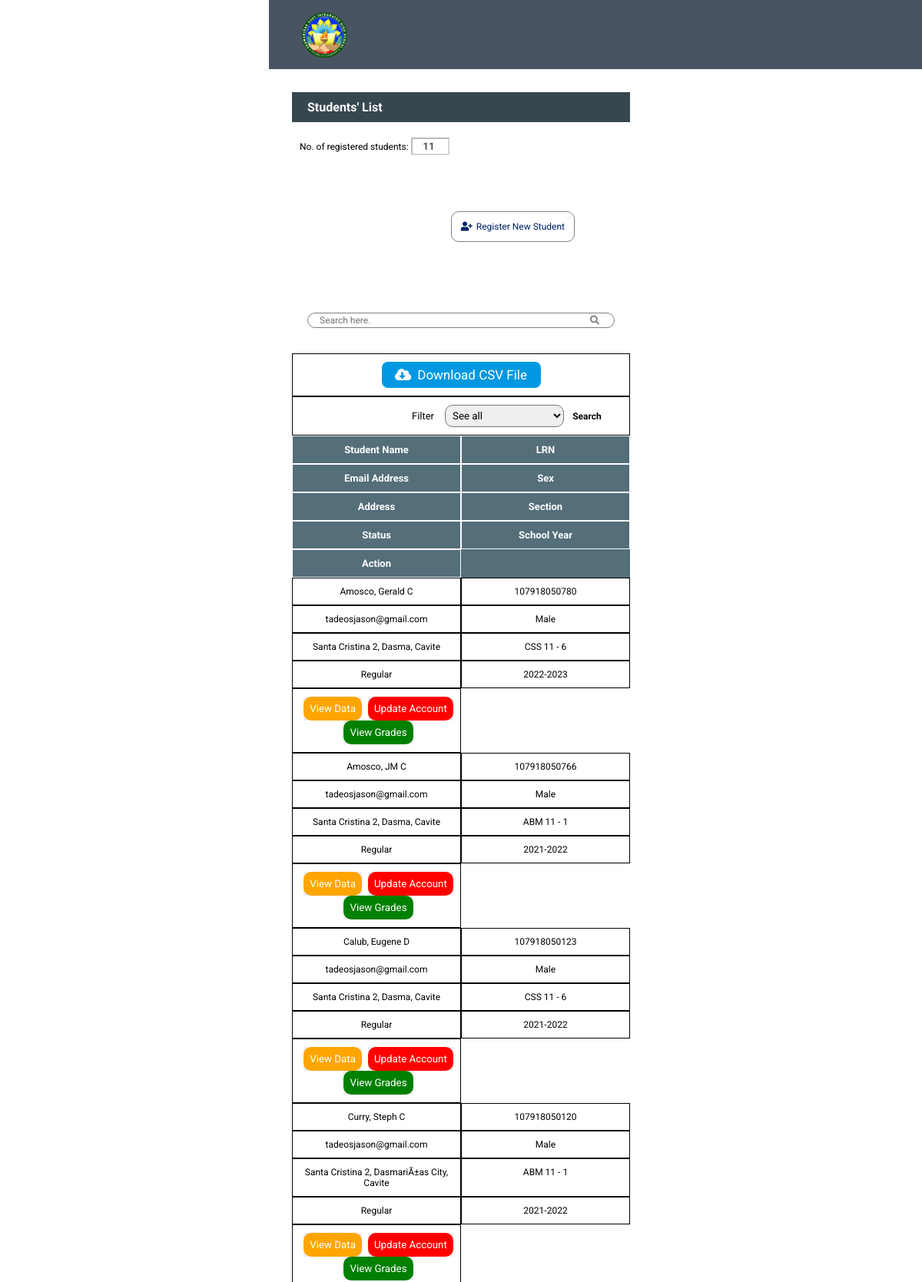
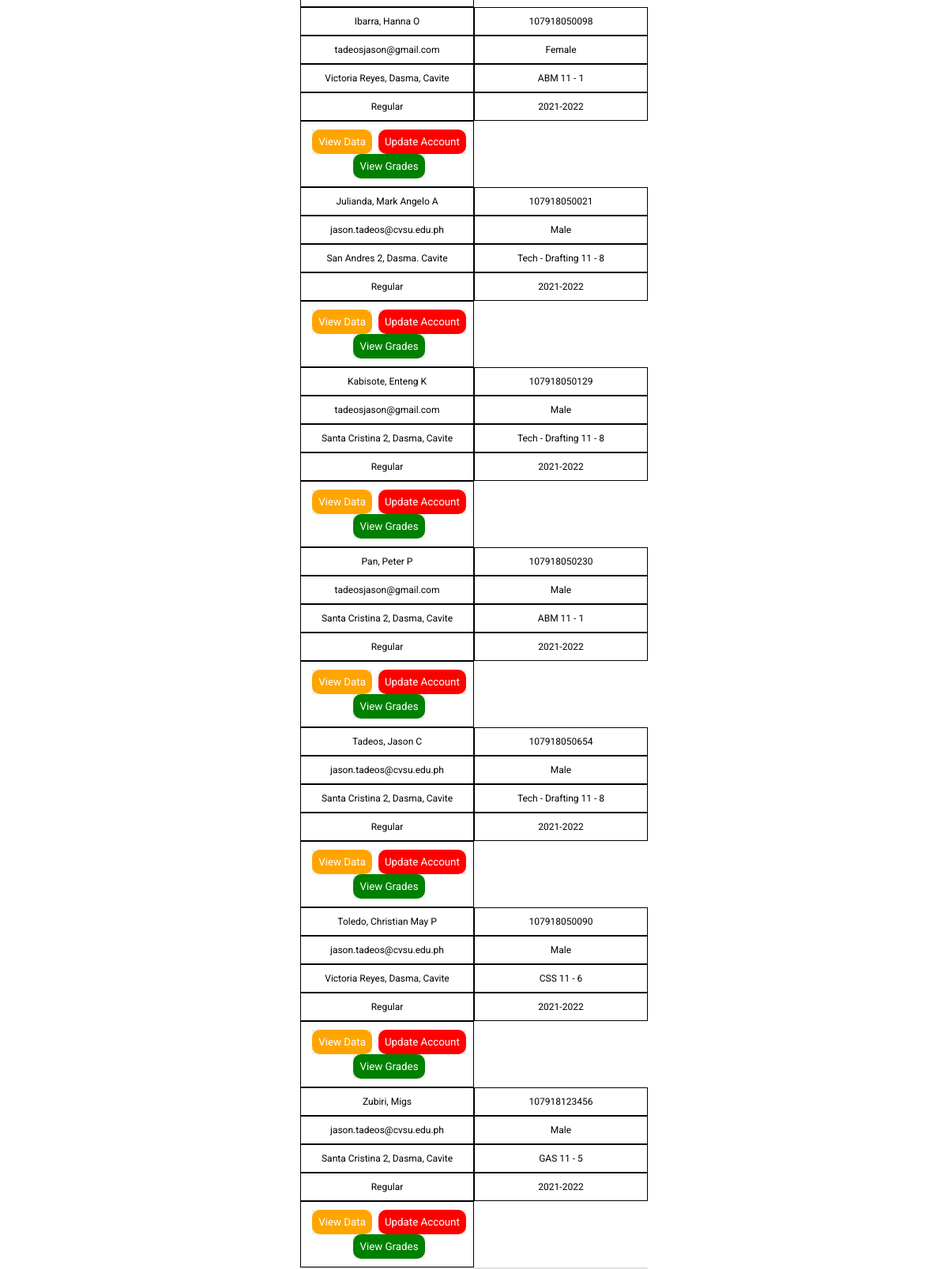
/Admin/studentslist.php, run on the app's committed database (2 pictures, top to bottom).
### tables this page shows
CREATE TABLE IF NOT EXISTS `tbl_student` (
`stud_ID` int(25) NOT NULL,
  `stud_firstname` varchar(255) NOT NULL,
  `stud_middleinitial` varchar(5) NOT NULL,
  `stud_lastname` varchar(255) NOT NULL,
  `stud_lrn` bigint(30) NOT NULL,
  `email_address` varchar(255) NOT NULL,
  `sex` varchar(10) NOT NULL,
  `bday` date NOT NULL,
  `student_address` varchar(255) NOT NULL,
  `student_guardian` varchar(255) NOT NULL,
  `guardian_contact_number` varchar(255) NOT NULL,
  `section_name` varchar(255) NOT NULL,
  `student_status` varchar(25) NOT NULL,
  `track_desc` varchar(255) NOT NULL,
  `strands_name` varchar(255) NOT NULL,
  `yearlevel_name` varchar(255) NOT NULL,
  `schoolyear` varchar(50) NOT NULL
);

### Admin/studentslist.php (the view, shortened to what this page needs)
<?php
include("../dbconnect.php");
$sql = mysqli_query($conn, "SELECT * FROM tbl_student ORDER BY stud_lastname ASC");
$sql1 = mysqli_query($conn, "SELECT COUNT(*) AS num FROM tbl_student");
$IDcount = mysqli_fetch_assoc($sql1);
?>
<!DOCTYPE html>
<html>
<head>
	<link rel="stylesheet" type="text/css" href="css/table_design.css">
	<link rel="stylesheet" type="text/css" href="css/mediascreen.css">
</head>
<body>
	<?php
		include('navbar.php')
	?>
	<div class="container">
		<div class="header">
			<h4>Students' List</h4>
			<div class="count1">
				<label for="count">No. of registered students: </label>
				<input type="number" id="count" align="right" name="count" value="<?php echo $IDcount['num']; ?>" disabled>
			</div>
			<div class="add-new">
				<a class="reg" href="registerstudent.php"><i class="fas fa-user-plus"></i>Register New Student</a>
			</div>
		</div>
		<form method="post">
			<div class="search">
				<input type="text" name="search" placeholder="Search here.">
				<button class="search" name="submit1"><i class="fas fa-search"></i></button>
			</div>
		</form>
			<div class="table">
				<table class="student-table" id="example">
					<tr>
						<td colspan="2">
							<form method="post" action="excel.php">
								<button name="export" class="btns">
									<i class="fas fa-cloud-download-alt"></i>Download CSV File
								</button>
							</form>
						</td>
						<td colspan="7">
						<form method="post" class="body">
							<div class="buttons">
								<label for="filter">Filter</label>
								<select name="section_name" id="filter">
								<option selected>See all</option>
								<input type="submit" name="submit" value="Search">
							</select>
							</div>
						</td>
					</tr>
					<tr class="head">
						<td align="left">Student Name</td>
						<td align="center">LRN</td>
						<td align="left">Email Address</td>
						<td>Sex</td>
						<td align="left">Address</td>
						<td align="center">Section</td>
						<td align="center">Status</td>
						<td align="center">School Year</td>
						<td align="center">Action</td>
					</tr>
			<?php
				while($list = mysqli_fetch_assoc($sql)){
			?>
				<tr class="content">
						<td align="left"><?php echo $list['stud_lastname'] .', ' .$list['stud_firstname'] .' ' .$list['stud_middleinitial']; ?></td>
						<td align="center"><?php echo $list['stud_lrn']; ?></td>
						<td align="left"><?php echo $list['email_address']; ?></td>
						<td><?php echo $list['sex']; ?></td>
						<td align="left"><?php echo $list['student_address']; ?></td>
						<td align="center"><?php echo $list['section_name']; ?></td>
						<td align="center"><?php echo $list['student_status']; ?></td>
						<td align="center"><?php echo $list['schoolyear']; ?></td>
						<td align="center">
							<div class="action">
								<button class="submit"><a href="viewstudent.php?sid=<?php echo $list['stud_ID']; ?>">View Data</a></button>
								<button class="view"><a href="updateStudPassword.php?sid=<?php echo $list['stud_ID']; ?>">Update Account</a></button>
								<button class="grades"><a href="studentgrades.php?sid=<?php echo $list['stud_ID']; ?>">View Grades</a></button>
							</div>
						</td>
				</tr>
			<?php }
			?>
				</table>
			</div>
	</div>
		<?php include 'scroll-up.php' ?>
</body>
</html>

### Admin/navbar.php (shortened to what this page needs)
<!DOCTYPE html>
<html>
<head>
    <link rel="stylesheet" type="text/css" href="css/styles.css">
    <link rel="stylesheet" href="https://cdnjs.cloudflare.com/ajax/libs/font-awesome/5.12.1/css/all.min.css">
  </head>
  <body>
    <header>
      <div class="inner-width">
       <a href="" class="logo"> <img  src="../Images/logo.png" alt="DEIHS SHS Department"></a>
      </div>
    </header>
  </body>
</html>

### Admin/scroll-up.php (shortened to what this page needs)
<!DOCTYPE html>
<html lang="en">
<head>
</head>
</body>
</html>

### Admin/css/table_design.css (style rules this page uses)
* { margin: 0; padding: 0; font-family: sans-serif; }
.container { margin:120px 30px 0 30px; }
.header h4 { padding: 10px 20px; color: white; background-color:#37474f; }
.add-new { float: right; margin-top: 25px; }
.count1 { margin: 20px 0; float: left; }
.count1 input[type='number'] { width: 50px; padding: 2px 2px; text-align: right; background: white; font-weight: bold; }
.count1 label { font-size: 12px; margin-left: 10px; }
.add-new a { padding: 12px 12px; text-decoration: none; color: #002366; background-color: white; font-size: 12px; border: 1px solid gray; border-radius: 10px; }
table td { padding: 10px 10px; }
.head td { padding: 10px 10px; }
.search input[type='text'] { margin-top: 80px; margin-left: -205px; margin-bottom: -10px; padding: 5px 15px; width: 400px; height: 20px; border-radius: 20px; border: 1px solid gray; font-size: 12px; }
.search button { background: transparent; margin-top: 10px; }
.search button i { color: gray; margin-left: -60px; font-size: 12px; margin-top: 5px; }
.buttons input[type="submit"] { text-decoration: none; border: none; width: 90px; font-size: 12px; font-weight: bold; color: black; padding: 2px 3px; background-color: transparent; }
.buttons { float: right; line-height: 20px; }
.buttons label { font-size: 13px; margin-right: 10px; }
table { border-bottom: 2px solid #e0e0e0;; width: 100%; border-collapse: collapse; }
td a { padding: 2px -2px; }
td .action { margin-right: -10px; }
.action button { margin-right: 5px; display: inline-flex; }
.action button, .search { border: none; text-decoration: none; }
.action .submit a { padding: 8px 8px; background: orange; border-radius: 10px; color: white; transition: .3s ease; }
.action .view a { padding: 8px 8px; background: red; border-radius: 10px; color: white; transition: .3s ease; }
.action .grades a { padding: 8px 8px; background: green; border-radius: 10px; color: white; transition: .3s ease; }
.buttons select { padding: 5px 5px; border-radius: 10px; }
.buttons input { margin-left: -15px; color: red; transition: .3s ease; cursor: pointer; }

### Admin/css/mediascreen.css (style rules this page uses)
@media (max-width:1300px) { tr { display: flex; flex-wrap: wrap; width: 100%; } }
@media (max-width:1300px) { td { display: block; width: 50%; text-align: center; } }
@media (max-width:1300px) { td[colspan] { width: 100%; } }
@media (max-width:1300px) { table { display: block; width: 100%; } }
@media (max-width:1300px) { td { border: solid 1px; } }
@media (max-width:1300px) { body { width: 500px; margin: auto; } }
@media (max-width:1300px) { * { box-sizing: border-box; } }
@media (max-width:1300px) { .add-new a { float: right; margin-top: 25px; margin-right:60px; } }
@media (max-width:1300px) { .search input[type='text'] { margin-top: 80px; margin-left:20px; margin-bottom: -10px; padding: 5px 15px; width: 400px; height: 20px; border-radius: 20px; border: 1px solid gray; font-size: 12px; } }
@media (max-width:1300px) { .search button { background: transparent; margin-top: 10px; } }

### Admin/css/styles.css (style rules this page uses)
* { margin: 0; padding: 0; text-decoration: none; font-family: "Roboto", sans-serif; }
header { width: 100%; position: fixed; margin-top:-120px; height: 90px; background: #485461; overflow: hidden; }
.inner-width { max-width: 100%; padding: 10px 10px; margin-left: 20px; }
.logo { float: left; padding: 0px 0; }
.logo img { height: 60px; margin-top: 5px; }
@media screen and (max-width:1300px) { .add-new { padding: 12px 12px; text-decoration: none; color: #002366; background-color: white; font-size: 12px; margin-top: 16px; } }

### Admin/studentslist.php (style rules this page uses)
.btns { background: #0198E1; border: none; border-radius:8px; font-size:17px; padding: 7px 7px; color:white; width: 207px; }
.fa-cloud-download-alt { margin-right: 8px; }
table { margin-top: 35px; }
.student-table .head { font-weight: bold; font-size: 13px; color: white; background-color:#546e7a; }
.head td { padding: 10px 10px; }
.student-table .content { font-size: 12px; }
.reg i { margin-right:5px; }

### data on the page
tbl_student: stud_lastname "Amosco", stud_firstname "Gerald", stud_middleinitial "C", stud_lrn "107918050780", email_address "tadeosjason@gmail.com", sex "Male", student_address "Santa Cristina 2, Dasma, Cavite", section_name "CSS 11 - 6", student_status "Regular", schoolyear "2022-2023"
tbl_student: stud_lastname "Amosco", stud_firstname "JM", stud_middleinitial "C", stud_lrn "107918050766", email_address "tadeosjason@gmail.com", sex "Male", student_address "Santa Cristina 2, Dasma, Cavite", section_name "ABM 11 - 1", student_status "Regular", schoolyear "2021-2022"
tbl_student: stud_lastname "Calub", stud_firstname "Eugene", stud_middleinitial "D", stud_lrn "107918050123", email_address "tadeosjason@gmail.com", sex "Male", student_address "Santa Cristina 2, Dasma, Cavite", section_name "CSS 11 - 6", student_status "Regular", schoolyear "2021-2022"
tbl_student: stud_lastname "Curry", stud_firstname "Steph", stud_middleinitial "C", stud_lrn "107918050120", email_address "tadeosjason@gmail.com", sex "Male", student_address "Santa Cristina 2, DasmariÃ±as City, Cavite", section_name "ABM 11 - 1", student_status "Regular", schoolyear "2021-2022"
tbl_student: stud_lastname "Ibarra", stud_firstname "Hanna", stud_middleinitial "O", stud_lrn "107918050098", email_address "tadeosjason@gmail.com", sex "Female", student_address "Victoria Reyes, Dasma, Cavite", section_name "ABM 11 - 1", student_status "Regular", schoolyear "2021-2022"
tbl_student: stud_lastname "Julianda", stud_firstname "Mark Angelo", stud_middleinitial "A", stud_lrn "107918050021", email_address "jason.tadeos@cvsu.edu.ph", sex "Male", student_address "San Andres 2, Dasma. Cavite", section_name "Tech - Drafting 11 - 8", student_status "Regular", schoolyear "2021-2022"
tbl_student: stud_lastname "Kabisote", stud_firstname "Enteng", stud_middleinitial "K", stud_lrn "107918050129", email_address "tadeosjason@gmail.com", sex "Male", student_address "Santa Cristina 2, Dasma, Cavite", section_name "Tech - Drafting 11 - 8", student_status "Regular", schoolyear "2021-2022"
tbl_student: stud_lastname "Pan", stud_firstname "Peter", stud_middleinitial "P", stud_lrn "107918050230", email_address "tadeosjason@gmail.com", sex "Male", student_address "Santa Cristina 2, Dasma, Cavite", section_name "ABM 11 - 1", student_status "Regular", schoolyear "2021-2022"
tbl_student: stud_lastname "Tadeos", stud_firstname "Jason", stud_middleinitial "C", stud_lrn "107918050654", email_address "jason.tadeos@cvsu.edu.ph", sex "Male", student_address "Santa Cristina 2, Dasma, Cavite", section_name "Tech - Drafting 11 - 8", student_status "Regular", schoolyear "2021-2022"
tbl_student: stud_lastname "Toledo", stud_firstname "Christian May", stud_middleinitial "P", stud_lrn "107918050090", email_address "jason.tadeos@cvsu.edu.ph", sex "Male", student_address "Victoria Reyes, Dasma, Cavite", section_name "CSS 11 - 6", student_status "Regular", schoolyear "2021-2022"
tbl_student: stud_lastname "Zubiri", stud_firstname "Migs", stud_lrn "107918123456", email_address "jason.tadeos@cvsu.edu.ph", sex "Male", student_address "Santa Cristina 2, Dasma, Cavite", section_name "GAS 11 - 5", student_status "Regular", schoolyear "2021-2022"
